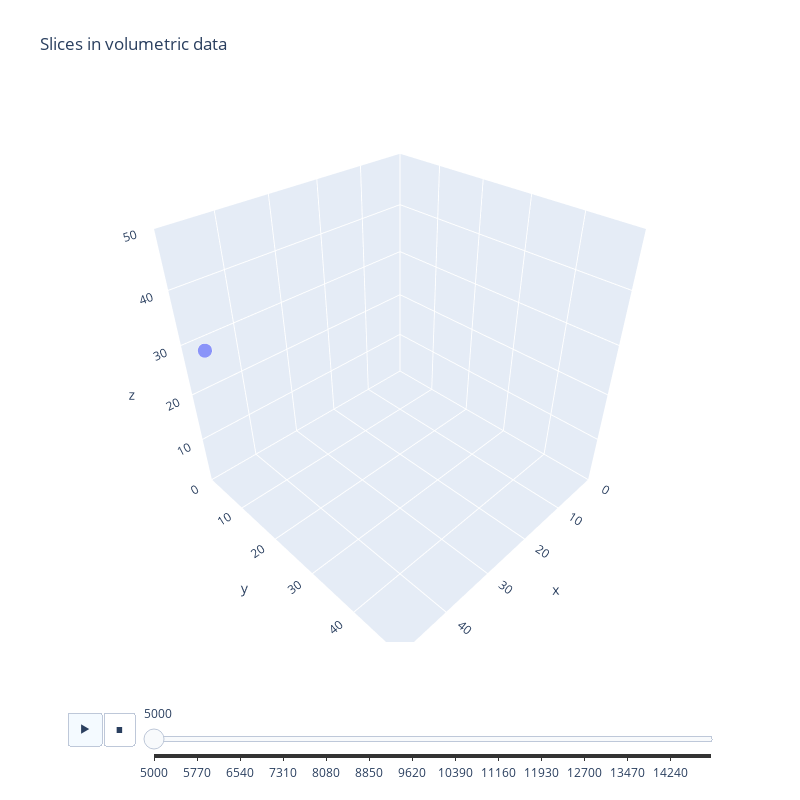

This figure's notebook cell:
### Code cell
sliders_labels =  [str(l) for l in range(axis_origin, shape[axis], step)]

fig = go.Figure(frames=[go.Frame(data=go.Scatter3d(
    z=dfs[k]['z'], x=dfs[k]['x'], y=dfs[k]['y'], mode='markers', marker=dict(size=dfs[k]["marker_size"]*10)
    #cmin=0, cmax=100
    ),
    name=str(k) # you need to name the frame for the animation to behave properly
    )
    for k in range(nframes)])

# Add data to be displayed before animation starts
fig.add_trace(go.Scatter3d(
    z=dfs[0]['z'], x=dfs[0]['x'], y=dfs[0]['y'], mode='markers',  marker=dict(size=dfs[0]["marker_size"]*10)
    ))


def frame_args(duration):
    return {
            "frame": {"duration": duration},
            "mode": "immediate",
            "fromcurrent": True,
            "transition": {"duration": duration, "easing": "linear"},
        }

sliders = [
            {
                "pad": {"b": 10, "t": 60},
                "len": 0.9,
                "x": 0.1,
                "y": 0,
                "steps": [
                    {
                        "args": [[f.name], frame_args(0)],
                        "label": sliders_labels[k],
                        "method": "animate",
                    }
                    for k, f in enumerate(fig.frames)
                ],
            }
        ]

# Layout
scene = dict(xaxis=dict(range=[0, cube_shape[0]], autorange=False),
             yaxis=dict(range=[0, cube_shape[1]], autorange=False),
             zaxis=dict(range=[0, cube_shape[2]], autorange=False),
             aspectratio=dict(x=1, y=1, z=1),
             )

fig.update_layout(
         title='Slices in volumetric data',
         width=800,
         height=800,
         scene=scene,
         updatemenus = [
            {
                "buttons": [
                    {
                        "args": [None, frame_args(50)],
                        "label": "&#9654;", # play symbol
                        "method": "animate",
                },
                    {
                        "args": [[None], frame_args(0)],
                        "label": "&#9724;", # pause symbol
                        "method": "animate",
                    },
                ],
                "direction": "left",
                "pad": {"r": 10, "t": 70},
                "type": "buttons",
                "x": 0.1,
                "y": 0,
            }
         ],
         sliders=sliders
)

fig.show()
